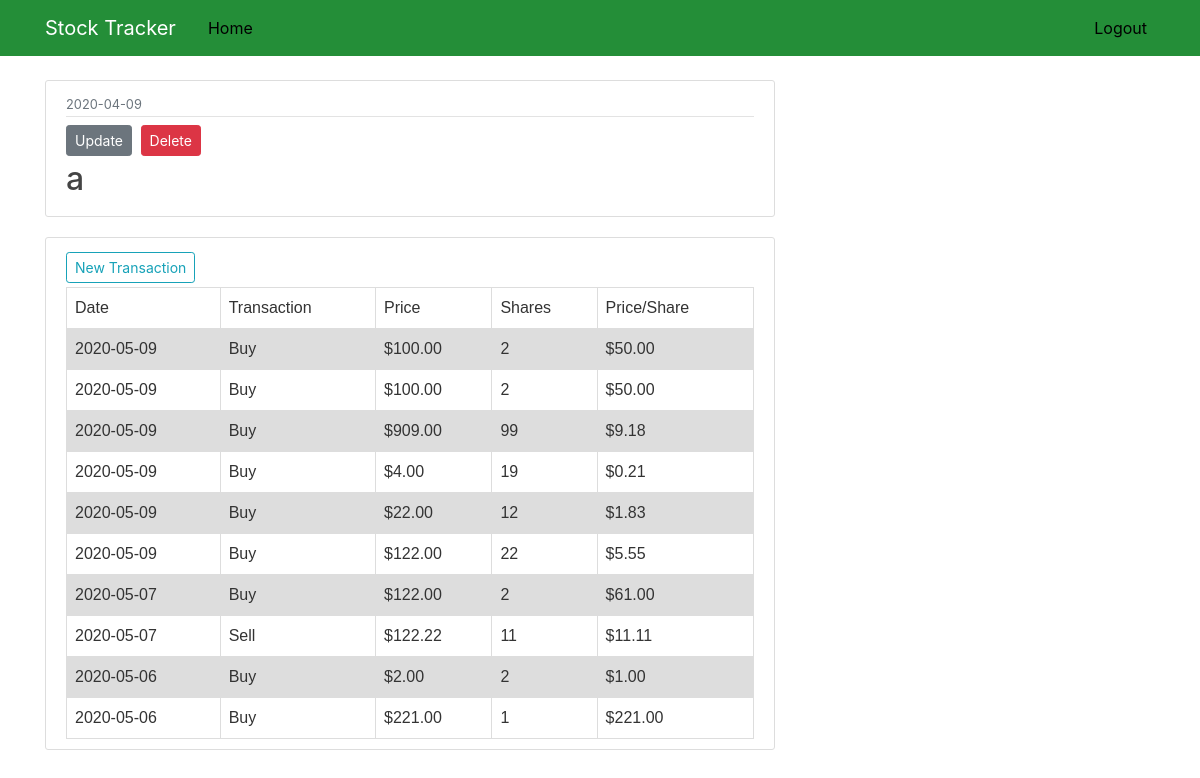
The app's page /security/a (signed in) with its own data.
### stockTracker/models.py (models this page shows, shortened)
class Security(db.Model):
    id = db.Column(db.Integer, primary_key=True)
    title = db.Column(db.String(50), nullable=False)
    date_posted = db.Column(db.DateTime, nullable=False, default=datetime.utcnow)
    user_id = db.Column(db.Integer, db.ForeignKey('user.id'), nullable=False)
    transactions = db.relationship('Transaction', backref='security', lazy=True)

class Transaction(db.Model):
    id = db.Column(db.Integer, primary_key=True)
    transaction_type = db.Column(db.String(20), nullable=False)
    date_posted = db.Column(db.DateTime, nullable=False, default=datetime.utcnow)
    price = db.Column(db.Float, nullable=False)
    shares = db.Column(db.Integer, nullable=False)
    security_id = db.Column(db.Integer, db.ForeignKey('security.id'), nullable=False)

### stockTracker/routes.py (the view)
@app.route("/security/<string:security_title>")
@login_required
def security(security_title):
        try:
            security = Security.query.filter_by(user_id=current_user.id, title=security_title).first()
        except AttributeError:
            abort(404)
        if security == None:
            abort(404)
        transactions = Transaction.query.filter_by(security_id=security.id)\
            .order_by(Transaction.date_posted.desc(), Transaction.id.desc())
        return render_template('security.html', title=security.title, security=security,\
            transactions=transactions)

### stockTracker/models.py (called while the page is built)
@login_manager.user_loader
def load_user(user_id):
    return User.query.get(int(user_id))

### stockTracker/templates/security.html (shortened to what this page needs)
{% extends "layout.html" %}
{% block content %}
	<article class="media content-section">
		<div class="media-body">
			<div class="article-metadata">
				<small class="text-muted">
					{{ security.date_posted.strftime('%Y-%m-%d') }}
				</small>
			</div>
			<div>
				<a href="{{ url_for('update_security', security_title=security.title) }}" class="btn btn-secondary btn-sm mt-1 mb-1">Update</a>
				<button type="button" class="btn btn-danger btn-sm m-1" data-toggle="modal" data-target="#deleteModal">Delete</button>
			</div>
			<h2 class="article-title">
				{{ security.title }}
			</h2>
		</div>
	</article>
	<article class="media content-section">
		<div class="media-body">
			<div>
				<a href="{{ url_for('new_transaction') }}" class="btn btn-outline-info btn-sm mt-1 mb-1">New Transaction</a>
			</div>
			<table>
				<tr>
					<td>Date</td>
					<td>Transaction</td>
					<td>Price</td>
					<td>Shares</td>
					<td>Price/Share</td>
				</tr>
				{% for transaction in transactions %}
					<tr>
						<td>{{ transaction.date_posted.strftime('%Y-%m-%d') }}</td>
						<td>{{ transaction.transaction_type }}</td>
						<td>${{ '%0.2f'|format(transaction.price|float) }}</td>
						<td>{{ transaction.shares }}</td>
						<td>${{ '%0.2f'|format(transaction.price|float / transaction.shares|float) }}</td>
					</tr>
				{% endfor %}
			</table>
		</div>
	</article>
{% endblock content %}

### stockTracker/templates/layout.html (shortened to what this page needs)
<!DOCTYPE html>
<html>
<head>
    <link rel="stylesheet" href="https://maxcdn.bootstrapcdn.com/bootstrap/4.0.0/css/bootstrap.min.css">
    <link rel="stylesheet" type="text/css" href="{{ url_for('static', filename='main.css') }}">
</head>
<body>
    <header class="site-header">
      <nav class="navbar navbar-expand-md navbar-dark bg-steel fixed-top">
        <div class="container">
          <a class="navbar-brand mr-4" href="/">Stock Tracker</a>
          <div class="collapse navbar-collapse" id="navbarToggle">
            <div class="navbar-nav mr-auto">
              <a class="nav-item nav-link" href="{{ url_for('home') }}">Home</a>
            </div>
            <div class="navbar-nav">
              {% if current_user.is_authenticated %}
                <a class="nav-item nav-link" href="{{ url_for('logout') }}">Logout</a>
              {% else %}
                <a class="nav-item nav-link" href="{{ url_for('login') }}">Login</a>
                <a class="nav-item nav-link" href="{{ url_for('register') }}">Register</a>
              {% endif %}
            </div>
          </div>
        </div>
      </nav>
    </header>
    <main role="main" class="container">
      <div class="row">
        <div class="col-md-8">
          {% block content %}{% endblock %}
        </div>
      </div>
    </main>
</body>
</html>

### stockTracker/static/main.css (style rules this page uses)
body { background: #fff; color: #333333; margin-top: 5rem; }
h1, h2, h3, h4, h5, h6 { color: #444444; }
.bg-steel { background-color: #248e38; }
.site-header .navbar-nav .nav-link { color: #000; }
.content-section { background: #ffffff; padding: 10px 20px; border: 1px solid #dddddd; border-radius: 3px; margin-bottom: 20px; }
.article-title { color: #444444; }
.article-metadata { padding-bottom: 1px; margin-bottom: 4px; border-bottom: 1px solid #e3e3e3 }
table { font-family: arial, sans-serif; border-collapse: collapse; width: 100%; }
td, th { border: 1px solid #dddddd; text-align: left; padding: 8px; }
tr:nth-child(even) { background-color: #dddddd; }

### records on screen
Security: date_posted "2020-04-09", title "a"
Transaction: price "100.00", transaction.price|float/transaction.shares|float "50.00"
Transaction: price "100.00", transaction.price|float/transaction.shares|float "50.00"
Transaction: price "909.00", transaction.price|float/transaction.shares|float "9.18"
Transaction: price "4.00", transaction.price|float/transaction.shares|float "0.21"
Transaction: price "22.00", transaction.price|float/transaction.shares|float "1.83"
Transaction: price "122.00", transaction.price|float/transaction.shares|float "5.55"
Transaction: price "122.00", transaction.price|float/transaction.shares|float "61.00"
Transaction: price "122.22", transaction.price|float/transaction.shares|float "11.11"
Transaction: price "2.00", transaction.price|float/transaction.shares|float "1.00"
Transaction: price "221.00", transaction.price|float/transaction.shares|float "221.00"
